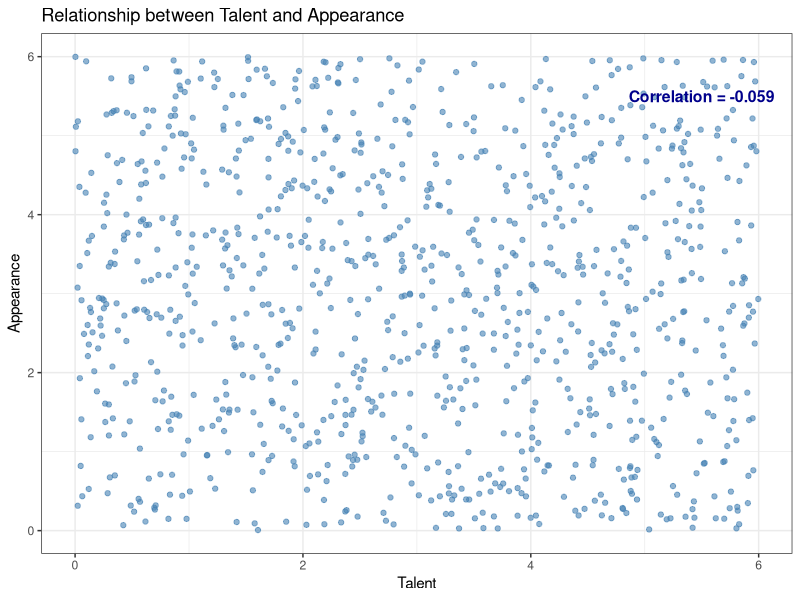
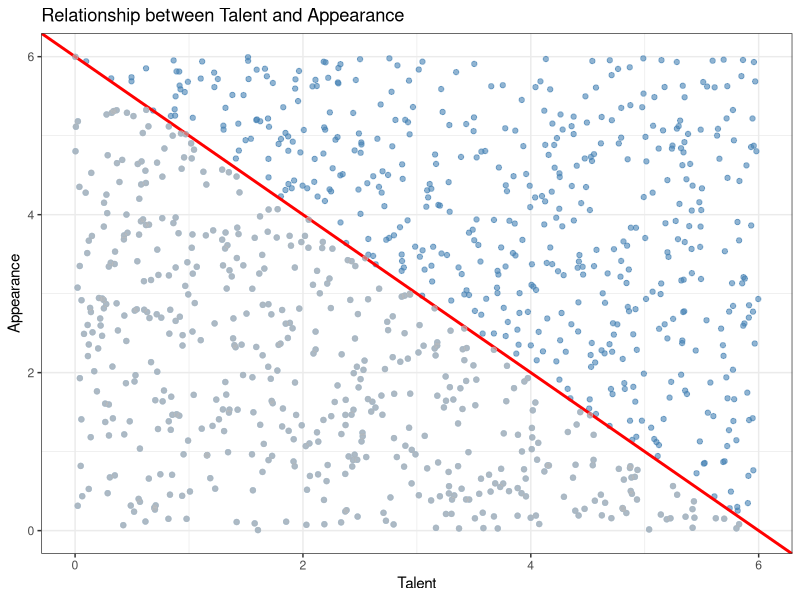
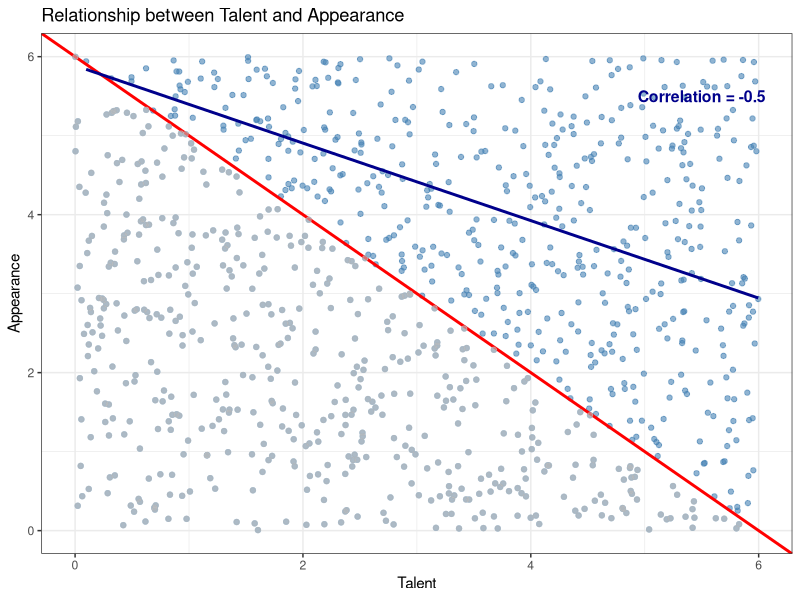

Reproduce these figures in R, in order.
## ---- chunk 1
library(ggplot2)
# Generate 1000 random values from 0 to 6 for talent and appearance
set.seed(123)  # For reproducibility
talent <- runif(1000, 0, 6)
appearance <- runif(1000, 0, 6)

# Create data frame
actor_data <- data.frame(talent = talent, appearance = appearance)

# Calculate correlation
correlation <- cor(actor_data$talent, actor_data$appearance)

# Create ggplot
ggplot(data = actor_data) +
  geom_point(mapping = aes(x = talent, y = appearance), 
             alpha = 0.6, color = "steelblue") +
  # Add correlation text
  annotate("text", x = 5.5, y = 5.5, 
           label = paste("Correlation =", round(correlation, 3)), 
           size = 4, color = "darkblue", fontface = "bold") +
  labs(x = "Talent", y = "Appearance", 
       title = "Relationship between Talent and Appearance") +
  theme_bw()
## ---- chunk 2
library(ggplot2)
# Generate 1000 random values from 0 to 6 for talent and appearance
set.seed(123)  # For reproducibility
talent <- runif(1000, 0, 6)
appearance <- runif(1000, 0, 6)

# Create data frame
actor_data <- data.frame(talent = talent, appearance = appearance)

# Create ggplot
ggplot(data = actor_data) +
  geom_point(mapping = aes(x = talent, y = appearance), 
             alpha = 0.6, color = "steelblue") +
  geom_abline(intercept = 6, slope = -1, color = "red", size = 1) +
  geom_point(data = actor_data[actor_data$talent + actor_data$appearance < 6, ], 
             mapping = aes(x = talent, y = appearance), 
             alpha = 0.6, color = "gray") +
  labs(x = "Talent", y = "Appearance", 
       title = "Relationship between Talent and Appearance") +
  theme_bw()
## ---- chunk 3
library(ggplot2)
# Generate 1000 random values from 0 to 6 for talent and appearance
set.seed(123)  # For reproducibility
talent <- runif(1000, 0, 6)
appearance <- runif(1000, 0, 6)

# Create data frame
actor_data <- data.frame(talent = talent, appearance = appearance)

# Filter for blue dots (above threshold)
blue_dots <- actor_data[actor_data$talent + actor_data$appearance >= 6, ]

# Calculate correlation for blue dots
correlation <- cor(blue_dots$talent, blue_dots$appearance)

# Create ggplot
ggplot(data = actor_data) +
  geom_point(mapping = aes(x = talent, y = appearance), 
             alpha = 0.6, color = "steelblue") +
  geom_abline(intercept = 6, slope = -1, color = "red", size = 1) +
  geom_point(data = actor_data[actor_data$talent + actor_data$appearance < 6, ], 
             mapping = aes(x = talent, y = appearance), 
             alpha = 0.6, color = "gray") +
  # Add linear model line for blue dots
  geom_smooth(data = blue_dots, 
              mapping = aes(x = talent, y = appearance), 
              method = "lm", se = FALSE, color = "darkblue", size = 1) +
  # Add correlation text
  annotate("text", x = 5.5, y = 5.5, 
           label = paste("Correlation =", round(correlation, 3)), 
           size = 4, color = "darkblue", fontface = "bold") +
  labs(x = "Talent", y = "Appearance", 
       title = "Relationship between Talent and Appearance") +
  theme_bw()
